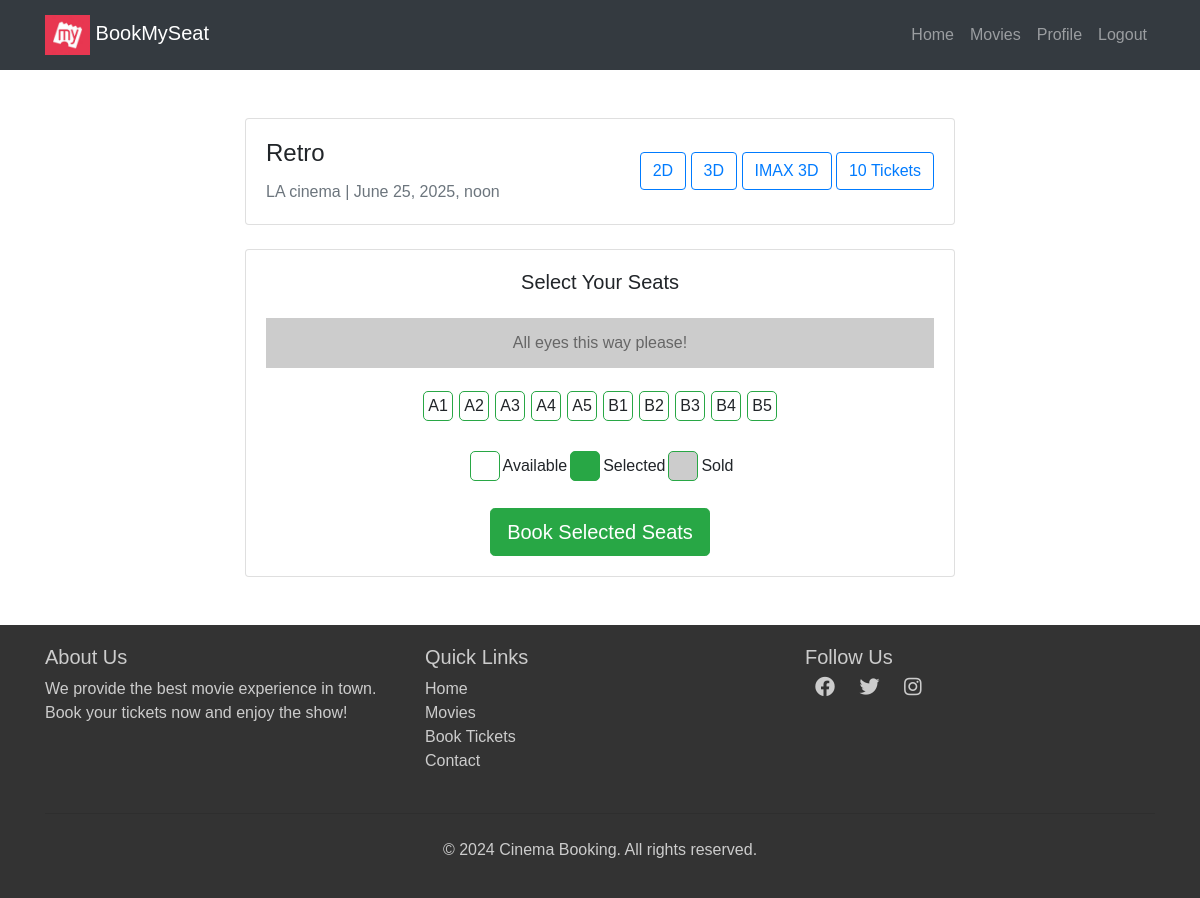
The page /theater/1/seats/book/ (signed in) on the database its author committed.
### movies/models.py (models this page shows, shortened)
class Theater(models.Model):
    name = models.CharField(max_length=255)
    movie = models.ForeignKey(Movie,on_delete=models.CASCADE,related_name='theaters')
    time= models.DateTimeField()

class Movie(models.Model):
    name= models.CharField(max_length=255)
    image= models.ImageField(upload_to="movies/")
    rating = models.DecimalField(max_digits=3,decimal_places=1)
    cast= models.TextField()
    description= models.TextField(blank=True,null=True) # optional

class Seat(models.Model):
    theater = models.ForeignKey(Theater,on_delete=models.CASCADE,related_name='seats')
    seat_number = models.CharField(max_length=10)
    is_booked=models.BooleanField(default=False)

### movies/views.py (the view, shortened to what this page needs)
# urls.py: path('theater/<int:theater_id>/seats/book/',views.book_seats,name='book_seats'),
@login_required(login_url='/login/')
def book_seats(request,theater_id):
    theaters=get_object_or_404(Theater,id=theater_id)
    seats=Seat.objects.filter(theater=theaters)
    return render(request,'movies/seat_selection.html',{'theaters':theaters,"seats":seats})

### templates/movies/seat_selection.html (shortened to what this page needs)
{% extends "users/basic.html" %} {% block content %}
<div class="container mt-5">
  <div class="row">
    <div class="col-lg-8 mx-auto">
      <div class="card mb-4">
        <div class="card-body">
          <div
            class="d-flex justify-content-between align-items-center flex-wrap"
          >
            <div>
              <h4 class="card-title">{{ theaters.movie.name }}</h4>
              <p class="card-text text-muted">
                {{ theaters.name }} | {{ theaters.time }}
              </p>
            </div>
            <div class="mt-2 mt-sm-0">
              <button class="btn btn-outline-primary me-2 mb-2 mb-sm-0">
                2D
              </button>
              <button class="btn btn-outline-primary me-2 mb-2 mb-sm-0">
                3D
              </button>
              <button class="btn btn-outline-primary mb-2 mb-sm-0">
                IMAX 3D
              </button>
              <button class="btn btn-outline-primary mb-2 mb-sm-0">
                {{seats|length}} Tickets
              </button>
            </div>
          </div>
        </div>
      </div>
      <div class="card">
        <div class="card-body">
          <h5 class="card-title text-center mb-4">Select Your Seats</h5>
          <div class="screen">All eyes this way please!</div>
          <form method="POST">
            <div class="d-flex justify-content-center flex-wrap mb-4">
              {% for seat in seats %}
              <div class="seat {% if seat.is_booked %}sold{% endif %}">
                {% if not seat.is_booked %}
                <label
                  for="seat-{{ seat.id }}"
                  class="w-100 h-100 d-flex align-items-center justify-content-center"
                  >{{ seat.seat_number }}</label
                >
                {% else %} {{ seat.seat_number }} {% endif %}
              </div>
              {% endfor %}
            </div>
            <div class="d-flex justify-content-center mb-4">
              <div class="d-flex align-items-center me-4">
                <div class="seat" style="background-color: white"></div>
                <span class="ms-2">Available</span>
              </div>
              <div class="d-flex align-items-center me-4">
                <div class="seat selected"></div>
                <span class="ms-2">Selected</span>
              </div>
              <div class="d-flex align-items-center">
                <div class="seat sold"></div>
                <span class="ms-2">Sold</span>
              </div>
            </div>
            <div class="text-center">
              <button type="submit" class="btn btn-success btn-lg">
                Book Selected Seats
              </button>
            </div>
          </form>
        </div>
      </div>
    </div>
  </div>
</div>
{% endblock %}

### templates/users/basic.html (shortened to what this page needs)
<!DOCTYPE html>
<html lang="en">
  <head>
    <link
      href="https://cdn.jsdelivr.net/npm/bootstrap-icons/font/bootstrap-icons.css"
      rel="stylesheet"
    />
    <link
      rel="stylesheet"
      href="https://maxcdn.bootstrapcdn.com/bootstrap/4.0.0/css/bootstrap.min.css"
    />
    <link
      rel="stylesheet"
      href="https://cdnjs.cloudflare.com/ajax/libs/font-awesome/5.15.3/css/all.min.css"
    />
  </head>
  <body>
    <nav class="navbar navbar-expand-lg navbar-dark bg-dark">
      <div class="container">
        <a class="navbar-brand" href="/"
          ><img
            alt="logo"
            height="40"
            width="45"
          />
          BookMySeat</a
        >
        <div class="collapse navbar-collapse" id="navbarNav">
          <ul class="navbar-nav ml-auto">
            {% if user.is_authenticated %}
            <li class="nav-item">
              <a class="nav-link" href="/">Home</a>
            </li>
            <li class="nav-item">
              <a class="nav-link" href="/movies">Movies</a>
            </li>
            <li class="nav-item">
              <a class="nav-link" href="{% url 'profile' %}">Profile</a>
            </li>
            <li class="nav-item">
              <form method="Post" action="{% url 'logout' %}">
                <button
                  type="submit"
                  class="nav-link"
                  style="border: none; background: none"
                >
                  Logout
                </button>
              </form>
            </li>
            {% endif %}
          </ul>
        </div>
      </div>
    </nav>
    <div class="container">{% block content %} {% endblock %}</div>
    <footer class="footer mt-5">
      <div class="container">
        <div class="row">
          <div class="col-md-4 mb-4 mb-md-0">
            <h5>About Us</h5>
            <p>
              We provide the best movie experience in town. Book your tickets
              now and enjoy the show!
            </p>
          </div>
          <div class="col-md-4 mb-4 mb-md-0">
            <h5>Quick Links</h5>
            <ul class="list-unstyled">
              <li><a href="#">Home</a></li>
              <li><a href="#">Movies</a></li>
              <li><a href="#">Book Tickets</a></li>
              <li><a href="#">Contact</a></li>
            </ul>
          </div>
          <div class="col-md-4">
            <h5>Follow Us</h5>
            <div class="social-icons">
              <a href="#"><i class="fab fa-facebook"></i></a>
              <a href="#"><i class="fab fa-twitter"></i></a>
              <a href="#"><i class="fab fa-instagram"></i></a>
            </div>
          </div>
        </div>
        <hr class="mt-4 mb-4" />
        <div class="text-center">
          <p>&copy; 2024 Cinema Booking. All rights reserved.</p>
        </div>
      </div>
    </footer>
  </body>
</html>

### templates/users/basic.html (style rules this page uses)
body { font-family: Arial, sans-serif; }
.navbar { background-color: #fff; padding: 10px 20px; }
.navbar-brand img { height: 40px; }
.navbar-nav .nav-link { color: #000; }
.footer { background-color: #343a40; color: #f8f9fa; padding: 20px 0; }
.footer a { color: #f8f9fa; text-decoration: none; }
.footer .social-icons i { font-size: 24px; margin: 0 10px; transition: color 0.3s; }

### templates/movies/seat_selection.html (style rules this page uses)
body { font-family: Arial, sans-serif; }
.seat { width: 30px; height: 30px; border: 1px solid #28a745; margin: 3px; text-align: center; line-height: 30px; cursor: pointer; border-radius: 5px; transition: background-color 0.3s, color 0.3s; }
.seat.selected { background-color: #28a745; color: white; }
.seat.sold { background-color: #ccc; cursor: not-allowed; }
.screen { margin: 20px 0; background-color: #ccc; height: 50px; text-align: center; line-height: 50px; color: #666; }
.footer { background-color: #333; color: #ccc; padding: 20px 0; }
.footer a { color: #ccc; text-decoration: none; }
.footer .social-icons i { font-size: 20px; margin: 0 10px; }

### rows shown on the page
Theater: movie.name "Retro", name "LA cinema", time "June 25, 2025, noon"
Seat: seat_number "A1"
Seat: seat_number "A2"
Seat: seat_number "A3"
Seat: seat_number "A4"
Seat: seat_number "A5"
Seat: seat_number "B1"
Seat: seat_number "B2"
Seat: seat_number "B3"
Seat: seat_number "B4"
Seat: seat_number "B5"

### other values the page prints
{{ seats|length }} "10"
